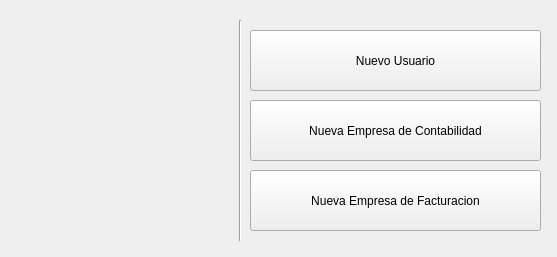
<ui version="4.0" >
 <class>MainWindow</class>
 <widget class="QMainWindow" name="MainWindow" >
  <property name="geometry" >
   <rect>
    <x>0</x>
    <y>0</y>
    <width>557</width>
    <height>257</height>
   </rect>
  </property>
  <property name="sizePolicy" >
   <sizepolicy>
    <hsizetype>0</hsizetype>
    <vsizetype>0</vsizetype>
    <horstretch>0</horstretch>
    <verstretch>0</verstretch>
   </sizepolicy>
  </property>
  <property name="windowTitle" >
   <string>MainWindow</string>
  </property>
  <widget class="QWidget" name="centralwidget" >
   <widget class="Line" name="line" >
    <property name="geometry" >
     <rect>
      <x>230</x>
      <y>20</y>
      <width>20</width>
      <height>221</height>
     </rect>
    </property>
    <property name="orientation" >
     <enum>Qt::Vertical</enum>
    </property>
   </widget>
   <widget class="QLabel" name="label" >
    <property name="geometry" >
     <rect>
      <x>20</x>
      <y>20</y>
      <width>209</width>
      <height>150</height>
     </rect>
    </property>
    <property name="text" >
     <string/>
    </property>
    <property name="pixmap" >
     <pixmap>../images/logotipo/variaciones 18/variacion 18 - logotipo 02.jpg</pixmap>
    </property>
   </widget>
   <widget class="QPushButton" name="mui_crearusuario" >
    <property name="geometry" >
     <rect>
      <x>250</x>
      <y>30</y>
      <width>291</width>
      <height>61</height>
     </rect>
    </property>
    <property name="focusPolicy" >
     <enum>Qt::NoFocus</enum>
    </property>
    <property name="layoutDirection" >
     <enum>Qt::LeftToRight</enum>
    </property>
    <property name="text" >
     <string>Nuevo Usuario</string>
    </property>
    <property name="icon" >
     <iconset>../images/png/i_usuario.xpm</iconset>
    </property>
    <property name="iconSize" >
     <size>
      <width>48</width>
      <height>48</height>
     </size>
    </property>
   </widget>
   <widget class="QPushButton" name="mui_crearbulmacont" >
    <property name="geometry" >
     <rect>
      <x>250</x>
      <y>100</y>
      <width>291</width>
      <height>61</height>
     </rect>
    </property>
    <property name="focusPolicy" >
     <enum>Qt::NoFocus</enum>
    </property>
    <property name="layoutDirection" >
     <enum>Qt::LeftToRight</enum>
    </property>
    <property name="text" >
     <string>Nueva Empresa de Contabilidad</string>
    </property>
    <property name="icon" >
     <iconset>../images/png/bulmacont.png</iconset>
    </property>
    <property name="iconSize" >
     <size>
      <width>48</width>
      <height>48</height>
     </size>
    </property>
   </widget>
   <widget class="QPushButton" name="mui_crearbulmafact" >
    <property name="geometry" >
     <rect>
      <x>250</x>
      <y>170</y>
      <width>291</width>
      <height>61</height>
     </rect>
    </property>
    <property name="focusPolicy" >
     <enum>Qt::NoFocus</enum>
    </property>
    <property name="layoutDirection" >
     <enum>Qt::LeftToRight</enum>
    </property>
    <property name="text" >
     <string>Nueva Empresa de Facturacion</string>
    </property>
    <property name="icon" >
     <iconset>../images/png/bulmafact.png</iconset>
    </property>
    <property name="iconSize" >
     <size>
      <width>48</width>
      <height>48</height>
     </size>
    </property>
   </widget>
  </widget>
 </widget>
 <resources/>
 <connections/>
</ui>
